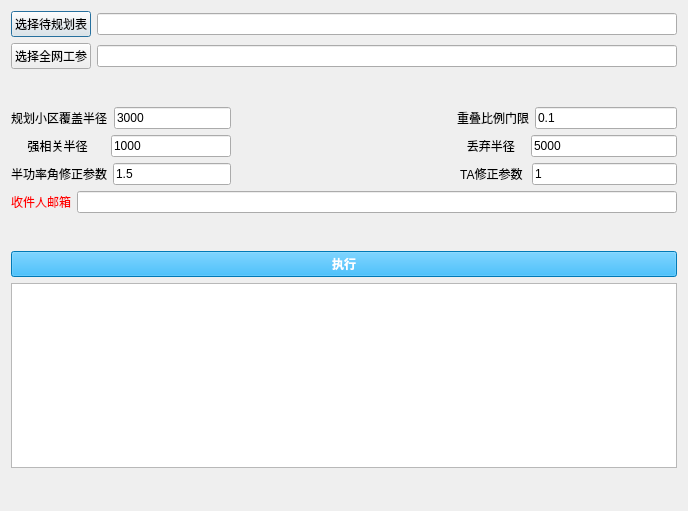
<?xml version="1.0" encoding="UTF-8"?>
<ui version="4.0">
 <class>Dialog_neighbor</class>
 <widget class="QDialog" name="Dialog_neighbor">
  <property name="geometry">
   <rect>
    <x>0</x>
    <y>0</y>
    <width>688</width>
    <height>511</height>
   </rect>
  </property>
  <property name="windowTitle">
   <string>邻区规划框</string>
  </property>
  <property name="styleSheet">
   <string notr="true">font: 12pt &quot;Microsoft YaHei UI&quot;;</string>
  </property>
  <layout class="QGridLayout" name="gridLayout">
   <item row="0" column="0">
    <layout class="QVBoxLayout" name="verticalLayout_3">
     <item>
      <layout class="QHBoxLayout" name="horizontalLayout">
       <item>
        <widget class="QPushButton" name="pushButton_choosefile">
         <property name="text">
          <string>选择待规划表</string>
         </property>
        </widget>
       </item>
       <item>
        <widget class="QLineEdit" name="lineEdit_choosefile">
         <property name="styleSheet">
          <string notr="true">font: 12pt &quot;Microsoft YaHei UI&quot;;</string>
         </property>
        </widget>
       </item>
      </layout>
     </item>
     <item>
      <layout class="QHBoxLayout" name="horizontalLayout_2">
       <item>
        <widget class="QPushButton" name="pushButton_cellinfo">
         <property name="text">
          <string>选择全网工参</string>
         </property>
        </widget>
       </item>
       <item>
        <widget class="QLineEdit" name="lineEdit_cellinfo">
         <property name="styleSheet">
          <string notr="true">font: 12pt &quot;Microsoft YaHei UI&quot;;</string>
         </property>
        </widget>
       </item>
      </layout>
     </item>
     <item>
      <spacer name="verticalSpacer">
       <property name="orientation">
        <enum>Qt::Vertical</enum>
       </property>
       <property name="sizeHint" stdset="0">
        <size>
         <width>20</width>
         <height>40</height>
        </size>
       </property>
      </spacer>
     </item>
     <item>
      <layout class="QHBoxLayout" name="horizontalLayout_10">
       <item>
        <layout class="QVBoxLayout" name="verticalLayout">
         <item>
          <layout class="QHBoxLayout" name="horizontalLayout_3">
           <item>
            <widget class="QLabel" name="label_3">
             <property name="text">
              <string>规划小区覆盖半径</string>
             </property>
            </widget>
           </item>
           <item>
            <widget class="QLineEdit" name="lineEdit_distance">
             <property name="styleSheet">
              <string notr="true">font: 12pt &quot;Microsoft YaHei UI&quot;;</string>
             </property>
             <property name="text">
              <string>3000</string>
             </property>
            </widget>
           </item>
          </layout>
         </item>
         <item>
          <layout class="QHBoxLayout" name="horizontalLayout_4">
           <item>
            <widget class="QLabel" name="label_4">
             <property name="text">
              <string>     强相关半径     </string>
             </property>
            </widget>
           </item>
           <item>
            <widget class="QLineEdit" name="lineEdit_strong">
             <property name="styleSheet">
              <string notr="true">font: 12pt &quot;Microsoft YaHei UI&quot;;</string>
             </property>
             <property name="text">
              <string>1000</string>
             </property>
            </widget>
           </item>
          </layout>
         </item>
         <item>
          <layout class="QHBoxLayout" name="horizontalLayout_5">
           <item>
            <widget class="QLabel" name="label_6">
             <property name="text">
              <string>半功率角修正参数</string>
             </property>
            </widget>
           </item>
           <item>
            <widget class="QLineEdit" name="lineEdit_angle">
             <property name="styleSheet">
              <string notr="true">font: 12pt &quot;Microsoft YaHei UI&quot;;</string>
             </property>
             <property name="text">
              <string>1.5</string>
             </property>
            </widget>
           </item>
          </layout>
         </item>
        </layout>
       </item>
       <item>
        <spacer name="horizontalSpacer">
         <property name="orientation">
          <enum>Qt::Horizontal</enum>
         </property>
         <property name="sizeHint" stdset="0">
          <size>
           <width>40</width>
           <height>20</height>
          </size>
         </property>
        </spacer>
       </item>
       <item>
        <layout class="QVBoxLayout" name="verticalLayout_2">
         <item>
          <layout class="QHBoxLayout" name="horizontalLayout_8">
           <item>
            <widget class="QLabel" name="label_8">
             <property name="text">
              <string>重叠比例门限</string>
             </property>
            </widget>
           </item>
           <item>
            <widget class="QLineEdit" name="lineEdit_ratio">
             <property name="styleSheet">
              <string notr="true">font: 12pt &quot;Microsoft YaHei UI&quot;;</string>
             </property>
             <property name="text">
              <string>0.1</string>
             </property>
            </widget>
           </item>
          </layout>
         </item>
         <item>
          <layout class="QHBoxLayout" name="horizontalLayout_7">
           <item>
            <widget class="QLabel" name="label_5">
             <property name="text">
              <string>   丢弃半径   </string>
             </property>
            </widget>
           </item>
           <item>
            <widget class="QLineEdit" name="lineEdit_abandom">
             <property name="styleSheet">
              <string notr="true">font: 12pt &quot;Microsoft YaHei UI&quot;;</string>
             </property>
             <property name="text">
              <string>5000</string>
             </property>
            </widget>
           </item>
          </layout>
         </item>
         <item>
          <layout class="QHBoxLayout" name="horizontalLayout_6">
           <item>
            <widget class="QLabel" name="label_7">
             <property name="text">
              <string> TA修正参数 </string>
             </property>
            </widget>
           </item>
           <item>
            <widget class="QLineEdit" name="lineEdit_ta">
             <property name="styleSheet">
              <string notr="true">font: 12pt &quot;Microsoft YaHei UI&quot;;</string>
             </property>
             <property name="text">
              <string>1</string>
             </property>
            </widget>
           </item>
          </layout>
         </item>
        </layout>
       </item>
      </layout>
     </item>
     <item>
      <layout class="QHBoxLayout" name="horizontalLayout_9">
       <item>
        <widget class="QLabel" name="label_9">
         <property name="styleSheet">
          <string notr="true">color: rgb(255, 0, 0);</string>
         </property>
         <property name="text">
          <string>收件人邮箱</string>
         </property>
        </widget>
       </item>
       <item>
        <widget class="QLineEdit" name="lineEdit_email">
         <property name="styleSheet">
          <string notr="true">font: 12pt &quot;Microsoft YaHei UI&quot;;</string>
         </property>
        </widget>
       </item>
      </layout>
     </item>
     <item>
      <spacer name="verticalSpacer_2">
       <property name="orientation">
        <enum>Qt::Vertical</enum>
       </property>
       <property name="sizeHint" stdset="0">
        <size>
         <width>20</width>
         <height>40</height>
        </size>
       </property>
      </spacer>
     </item>
     <item>
      <widget class="QPushButton" name="pushButton_do">
       <property name="styleSheet">
        <string notr="true">background-color: rgb(0, 170, 255);
color: rgb(255, 255, 255);
font: bold;</string>
       </property>
       <property name="text">
        <string>执行</string>
       </property>
      </widget>
     </item>
     <item>
      <widget class="QTextBrowser" name="textBrowser_log"/>
     </item>
     <item>
      <spacer name="verticalSpacer_3">
       <property name="orientation">
        <enum>Qt::Vertical</enum>
       </property>
       <property name="sizeHint" stdset="0">
        <size>
         <width>20</width>
         <height>40</height>
        </size>
       </property>
      </spacer>
     </item>
    </layout>
   </item>
  </layout>
 </widget>
 <resources/>
 <connections/>
</ui>
